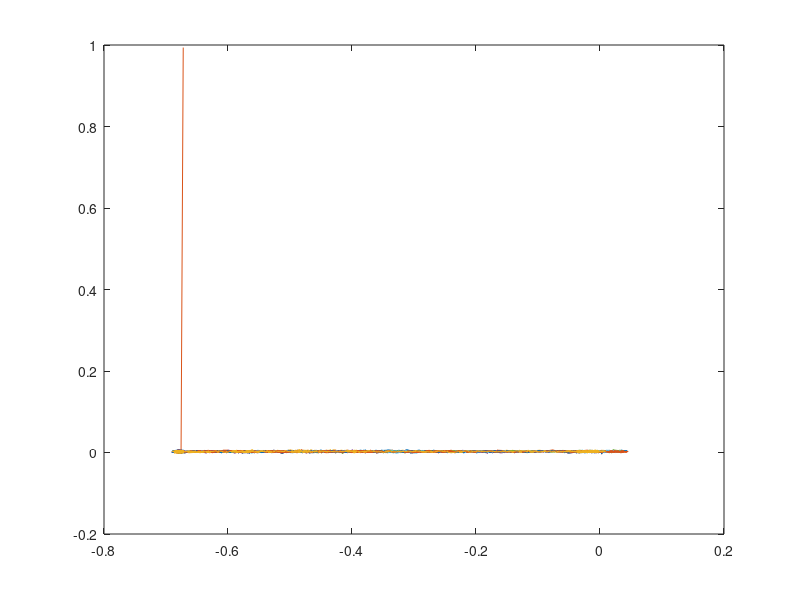

Source code (MATLAB):
clc; clear all; close all;

d0 = load('MotorLog top up.csv');
d1 = load('MotorLog top up2.csv');
d2 = load('MotorLog top up3.csv');
d3 = load('MotorLog top up4.csv');
d4 = load('MotorLog top up5.csv');
d5 = load('MotorLog top up6.csv');
d6 = load('MotorLog top up7.csv');
d7 = load('MotorLog top up8.csv');
d8 = load('MotorLog top up9.csv');
d9 = load('MotorLog top up10.csv');


fd0 = d0(:,3)*1000;
fd1 = d1(:,3)*1000;
fd2 = d2(:,3)*1000;
fd3 = d3(:,3)*1000;
fd4 = d4(:,3)*1000;
fd5 = d5(:,3)*1000;
fd6 = d6(:,3)*1000;
fd7 = d7(:,3)*1000;
fd8 = d8(:,3)*1000;
fd9 = d9(:,3)*1000;

cd0 = d0(:,6);
cd1 = d1(:,6);
cd2 = d2(:,6);
cd3 = d3(:,6);
cd4 = d4(:,6);
cd5 = d5(:,6);
cd6 = d6(:,6);
cd7 = d7(:,6);
cd8 = d8(:,6);
cd9 = d9(:,6);

plot(cd0,fd0,cd1,fd1,cd2,fd2,cd3,fd3,cd4,fd4,cd5,fd5,cd6,fd6,cd7,fd7,cd8,fd8,cd9,fd9)
